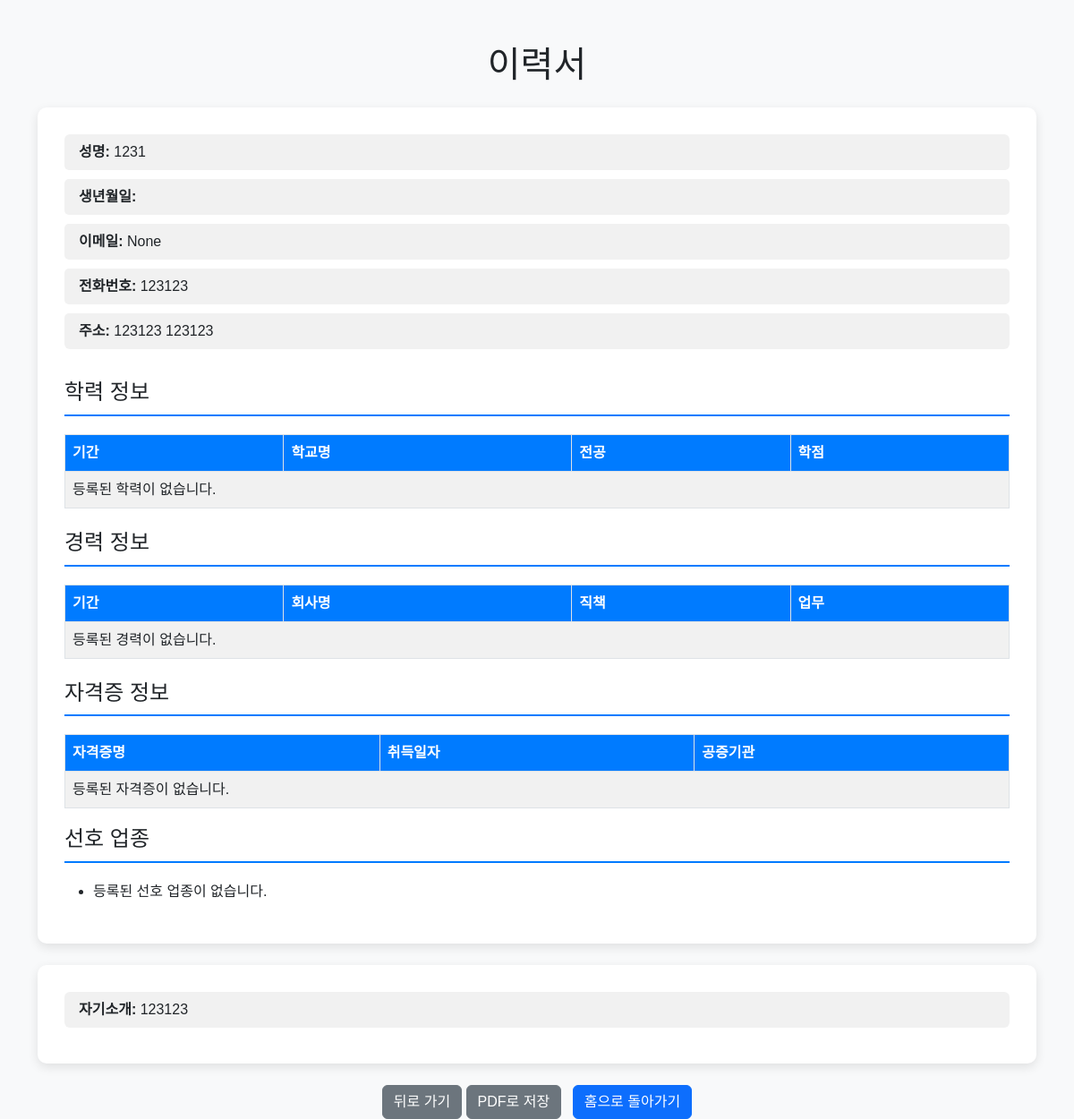
The app's page /resume/success/ (signed in) with its own data.
### app/models.py (models this page shows)
class Resume(models.Model):
    user = models.OneToOneField(User, on_delete=models.CASCADE)
    full_name = models.CharField(max_length=100, blank=True, null=True)
    email = models.EmailField(blank=True, null=True)
    phone_number = models.CharField(max_length=15, blank=True, null=True)
    address = models.CharField(max_length=255, blank=True, null=True)
    detailed_address = models.CharField(max_length=255, blank=True, null=True)
    self_introduction = models.TextField(blank=True, null=True)  # 이 필드를 추가
    birth_date = models.DateField(null=True, blank=True)
    self_introduction = models.TextField(null=True, blank=True)
    preferred_industries = models.TextField(null=True, blank=True)  # 선호 업종을 저장할 필드

### app/views.py (the view)
# urls.py: path('resume/success/', resume_success, name='resume_success'),  # 이력서 저장 성공 페이지
@login_required
def resume_success(request):
    resume = Resume.objects.get(user=request.user)
    education_data = resume.education_set.all()
    experience_data = resume.experience_set.all()
    return render(request, 'chatbot/resume_success.html', {
        'resume': resume,
        'education_data': education_data,
        'experience_data': experience_data,
    })

### app/templatetags/custom_filters.py (called while the page is built)
@register.filter
def split_string(value, delimiter=','):
    return value.split(delimiter) if value else []

### app/templates/chatbot/resume_success.html (shortened to what this page needs)
<!DOCTYPE html>
<html lang="ko">
<head>
    <link rel="stylesheet" href="https://cdn.jsdelivr.net/npm/bootstrap@5.3.0/dist/css/bootstrap.min.css">
</head>
<body>
    <div class="container">
        <h1 class="mt-5 text-center">이력서</h1>
        <div class="resume-summary mt-4">
            <ul class="list-group">
                <li class="list-group-item"><strong>성명:</strong> {{ resume.full_name }}</li>
                <li class="list-group-item"><strong>생년월일:</strong> {{ resume.birth_date|date:"Y년 m월 d일" }}</li>
                <li class="list-group-item"><strong>이메일:</strong> {{ resume.email }}</li>
                <li class="list-group-item"><strong>전화번호:</strong> {{ resume.phone_number }}</li>
                <li class="list-group-item"><strong>주소:</strong> {{ resume.address }} {{ resume.detailed_address }}</li>
            </ul>
            <h4 class="mt-4">학력 정보</h4>
            <table>
                <thead>
                    <tr>
                        <th>기간</th>
                        <th>학교명</th>
                        <th>전공</th>
                        <th>학점</th>
                    </tr>
                </thead>
                <tbody>
                    {% for education in education_data %}
                    <tr>
                        <td>{{ education.period }}</td>
                        <td>{{ education.school }}</td>
                        <td>{{ education.major|default_if_none:"-" }}</td>
                        <td>{{ education.grade|default_if_none:"-" }}</td>
                    </tr>
                    {% empty %}
                    <tr>
                        <td colspan="4">등록된 학력이 없습니다.</td>
                    </tr>
                    {% endfor %}
                </tbody>
            </table>
            <h4 class="mt-4">경력 정보</h4>
            <table>
                <thead>
                    <tr>
                        <th>기간</th>
                        <th>회사명</th>
                        <th>직책</th>
                        <th>업무</th>
                    </tr>
                </thead>
                <tbody>
                    {% for experience in experience_data %}
                    <tr>
                        <td>{{ experience.period }}</td>
                        <td>{{ experience.company }}</td>
                        <td>{{ experience.position }}</td>
                        <td>{{ experience.role }}</td>
                    </tr>
                    {% empty %}
                    <tr>
                        <td colspan="4">등록된 경력이 없습니다.</td>
                    </tr>
                    {% endfor %}
                </tbody>
            </table>
            <h4 class="mt-4">자격증 정보</h4>
            <table>
                <thead>
                    <tr>
                        <th>자격증명</th>
                        <th>취득일자</th>
                        <th>공증기관</th>
                    </tr>
                </thead>
                <tbody>
                    {% for certification in resume.certification_set.all %}
                    <tr>
                        <td>{{ certification.name }}</td>
                        <td>{{ certification.acquisition_date|date:"Y년 m월 d일" }}</td>
                        <td>{{ certification.issuing_agency }}</td>
                    </tr>
                    {% empty %}
                    <tr>
                        <td colspan="3">등록된 자격증이 없습니다.</td>
                    </tr>
                    {% endfor %}
                </tbody>
            </table>
            {% load custom_filters %}
            <h4>선호 업종</h4>
            <ul>
                {% with preferred_industries=resume.preferred_industries|split_string:', ' %}
                    {% if preferred_industries %}
                        {% for industry in preferred_industries %}
                            <li>{{ industry }}</li>
                        {% endfor %}
                    {% else %}
                        <li>등록된 선호 업종이 없습니다.</li>
                    {% endif %}
                {% endwith %}
            </ul>
        </div>
        <div class="resume-summary mt-4">
            <ul class="list-group">
                <li class="list-group-item"><strong>자기소개:</strong> {{ resume.self_introduction }}</li>
            </ul>
        </div>
        <div class="text-center mt-4">
            <button class="btn btn-secondary btn-back" onclick="window.history.back()">뒤로 가기</button>
            <a href="#" class="btn btn-secondary me-2" onclick="window.print(); return false;">PDF로 저장</a>
            <a href="{% url 'home' %}" class="btn btn-primary">홈으로 돌아가기</a>
        </div>
    </div>
</body>
</html>

### app/templates/chatbot/resume_success.html (style rules this page uses)
body { background-color: #f8f9fa; font-family: 'Noto Sans KR', sans-serif; }
.resume-summary { background-color: white; padding: 30px; border-radius: 10px; box-shadow: 0 4px 12px rgba(0, 0, 0, 0.1); }
.resume-summary h4 { border-bottom: 2px solid #007bff; padding-bottom: 10px; margin-bottom: 20px; }
.list-group-item { background-color: #f1f1f1; border: none; border-radius: 5px; margin-bottom: 10px; }
table { width: 100%; margin-bottom: 20px; border-collapse: collapse; }
table th, table td { border: 1px solid #dee2e6; padding: 8px; text-align: left; }
table th { background-color: #007bff; color: white; }
table td { background-color: #f1f1f1; }

### records on screen
Resume: full_name "1231", email "None", phone_number "123123", address "123123", detailed_address "123123", self_introduction "123123"
